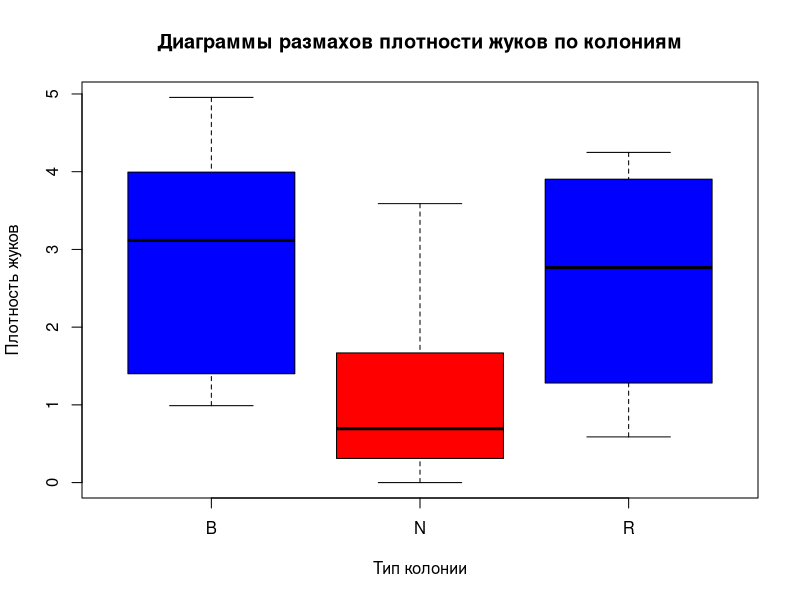
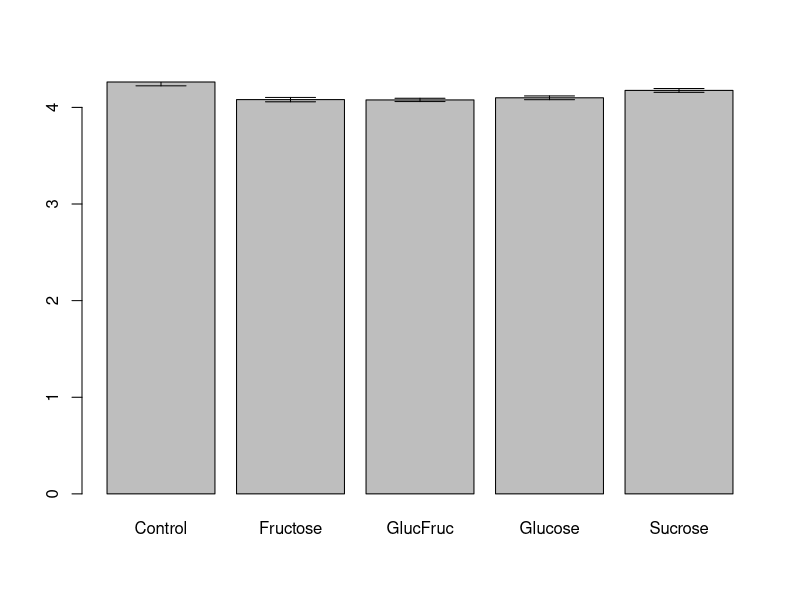

Write R code to recreate these figures, in order.
# Задание 1 #

# Sanchez-Pinero and Polis (2000) изучали влияние колоний птиц на плотность жуков-чернотелок
# на островах в Калифорнийском заливе. Предполагалось, что оставляемые птицами помет и падаль 
# влияют на численность жуков. На 25 островах с колониями птиц двух типов и без колоний 
# (переменная colony: N - нет колонии, B - гнездовая колония(breeding), R - насесты (roosting))
# измерены плотность жуков (beetle), а также проективное покрытие помета (переменная guano) 
# и растений (переменная plants). Необходимо проанализировать, влияет ли присутствие и тип 
# колонии птиц на плотность жуков.

# .libPaths('C:/CustomR/library') #только в университете!
library(readxl) #каждый раз, когда запускается R
islands <- read_excel("sanchez.xlsx")

# Хорошо известно, что биомасса и плотность организмов лучше соответствуют логнормальному 
# распределению, поэтому анализировать следует логарифмически преобразованные данные.
# Создайте во фрейме новую переменную путем преобразования log(beetle + 1)

islands$logb <- log(islands$beetle + 1)

# Постройте модель анализа

fit <- lm(logb ~ colony, islands)
res <- resid(fit)
print(shapiro.test(res))

# Проверьте предположения, выберите метод анализа

library(car)
leveneRes <- leveneTest(logb ~ colony, islands)
print(leveneRes)

# Проанализируйте значимость влияния колоний.

anovaRes <- anova(fit)
print(anovaRes)
  
# Проведите множественные сравнения с применением поправки Холма

pairwiseRes <- pairwise.t.test(islands$logb, islands$colony)
print(pairwiseRes)

# Постройте параллельные диаграммы размахов с компактными буквенными обозначениями.
# Типы колоний должны следовать в порядке роста средних
# Типы с колониями и без должны отличаться цветом

boxplot(logb ~ colony, data = islands, col = c("blue", "red", "blue"),
        main = "Диаграммы размахов плотности жуков по колониям",
        xlab = "Тип колонии", ylab = "Плотность жуков")

#--------------------------------------------------------------------------------------------#

# Задание 2 #

# Purves изучал влияние добавления сахара на клеточную культуру гороха. 
# Участки ткани гороха выращивались в стандартной среде (контроль, Control), а также в средах 
# с добавлением 2 % глюкозы (Glucose), 2 % фруктозы (Fructose), 2 % сахарозы (Sucrose), 
# а также 1 % глюкозы и 1 % фруктозы (GlucFruc). Измерялась длина участков ткани (переменная length).
# Необходимо проанализировать влияние сахара на рост культуры гороха.

# Импортируйте данные из файла purves.xlsx

peas <- read_excel("purves.xlsx")
peas$logl <- log(peas$length + 1)

# Постройте модель анализа. Проверьте предположения, выберите метод анализа

fit <- lm(logl ~ sugar, peas)
res <- resid(fit)
print(shapiro.test(res))

leveneRes <- leveneTest(logl ~ sugar, peas)
print(leveneRes)

# Проанализируйте значимость сезонной динамики

onewayRes <- oneway.test(logl ~ sugar, peas)
print(onewayRes)


# Проведите множественные сравнения соответствующим методом

pairwiseRes <- pairwise.t.test(peas$logl, peas$sugar, pool.sd = F)
print(pairwiseRes)


# Постройте столбчатую диаграмму с доверительными интервалами и компактными буквенными обозначениями

m <- tapply(peas$logl, peas$sugar, mean)
n <- tapply(peas$logl, peas$sugar, length)
se <- tapply(peas$logl, peas$sugar, sd) / sqrt(n)
me <- se * qt(1 - 0.05 / 2, df = n - 1)
bp <- barplot(m)
arrows(x0 = bp, y0 = m - me, x1 = bp, y1 = m + me, code = 3, angle = 90)


#--------------------------------------------------------------------------------------------#

# Задание 3 #

# Powell and Russell (1984, 1985) изучали диету пустынной рогатой ящерицы Phrynosoma douglassi.
# В 1980 году измерена масса муравьев в желудках 24 ящериц, отловленных с июня по сентябрь.
# Необходимо проанализировать, изменяется ли потребление муравьев по ходу сезона.

# Импортируйте данные из файла ants.xlsx


# Постройте модель анализа. Проверьте предположения, выберите метод анализа.


# Проанализируйте значимость сезонной динамики.


# Проведите множественные сравнения соответствующим методом


# Составьте компактные буквенные обозначения по итогам множественных сравнений


# Постройте параллельные диаграммы размахов с компактными буквенными обозначениями.
# Месяцы должны следовать в хронологическом порядке.
# Буквенные обозначения должны быть снизу от графиков.
